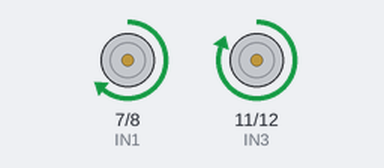
The sketch below on a simulated Arduino Uno, built with avr-gcc and run on an emulated ATmega328P. On the bench: motor-driver pin pairs drawn as motors (green arrow = first pin HIGH = forward, orange = second pin HIGH = backward, longer = more drive, scaled by the enable pin).

Above: at 0.2 s.
At 1.7 s:
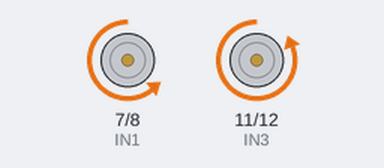
At 3.2 s:
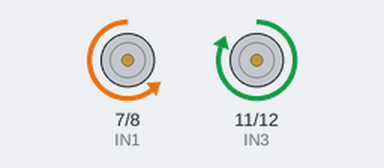
At 6.0 s:
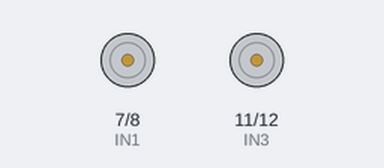
Timing chart, 0 to 9.1 s (numbered marks = the images above):
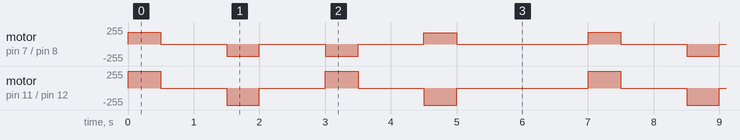

The sketch:

Body_Movement_Test.ino
```cpp
#define ENA 6
#define IN1 7
#define IN2 8

#define ENB 13
#define IN3 11
#define IN4 12


void setup() {

  pinMode(ENA, OUTPUT);
  pinMode(IN1, OUTPUT);
  pinMode(IN2, OUTPUT);

  pinMode(ENB, OUTPUT);
  pinMode(IN3, OUTPUT);
  pinMode(IN4, OUTPUT);

}


void loop() {

  forward();
  delay(500);

  stopMotor();
  delay(1000);

  backward();
  delay(500);

  stopMotor();
  delay(1000);

  turnLeft();
  delay(500);

  stopMotor();
  delay(1000);

  turnRight();
  delay(500);

  stopMotor();
  delay(2000);

}


void forward() {

  digitalWrite(IN1, HIGH);
  digitalWrite(IN2, LOW);

  digitalWrite(IN3, HIGH);
  digitalWrite(IN4, LOW);

  analogWrite(ENA, 180);
  analogWrite(ENB, 180);

}


void backward() {

  digitalWrite(IN1, LOW);
  digitalWrite(IN2, HIGH);

  digitalWrite(IN3, LOW);
  digitalWrite(IN4, HIGH);

  analogWrite(ENA, 180);
  analogWrite(ENB, 180);

}


void turnLeft() {

  digitalWrite(IN1, LOW);
  digitalWrite(IN2, HIGH);

  digitalWrite(IN3, HIGH);
  digitalWrite(IN4, LOW);

  analogWrite(ENA, 170);
  analogWrite(ENB, 170);

}


void turnRight() {

  digitalWrite(IN1, HIGH);
  digitalWrite(IN2, LOW);

  digitalWrite(IN3, LOW);
  digitalWrite(IN4, HIGH);

  analogWrite(ENA, 170);
  analogWrite(ENB, 170);

}


void stopMotor() {

  digitalWrite(IN1, LOW);
  digitalWrite(IN2, LOW);

  digitalWrite(IN3, LOW);
  digitalWrite(IN4, LOW);

  analogWrite(ENA, 0);
  analogWrite(ENB, 0);

}
```

Measured:
- by itself, motor on pin 7 (IN1) / pin 8 (IN2): repeats every 7.0 s: 2 × (stopped 1.0 s, backward 180/255 0.50 s), stopped 1.0 s, forward 170/255 0.50 s, stopped 2.0 s, forward 180/255 0.50 s
- by itself, motor on pin 11 (IN3) / pin 12 (IN4): repeats every 7.0 s: stopped 1.0 s, backward 255/255 0.50 s, stopped 1.0 s, forward 255/255 0.50 s, stopped 1.0 s, backward 255/255 0.50 s, stopped 2.0 s, forward 255/255 0.50 s
